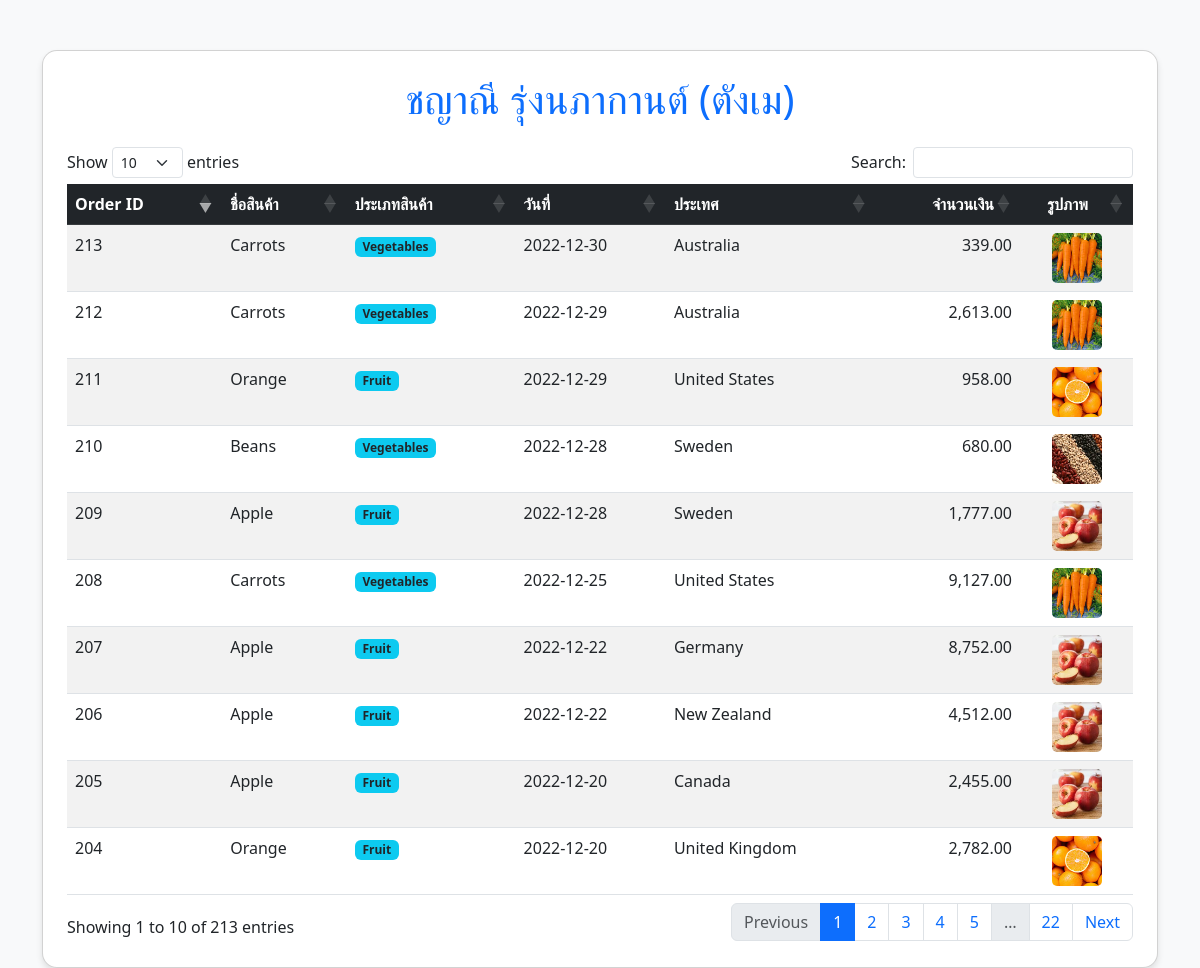
Screenshot of /c.php with the database file from the repository.
### tables this page shows
CREATE TABLE `popsupermarket` (
  `p_order_id` int(11) NOT NULL,
  `p_product_name` varchar(100) NOT NULL,
  `p_category` varchar(100) NOT NULL,
  `p_date` date NOT NULL,
  `p_country` varchar(100) NOT NULL,
  `p_amount` int(9) NOT NULL
);

### c.php (the view, shortened to what this page needs)
<!doctype html>
<html lang="th">
<head>
    <link href="https://cdn.jsdelivr.net/npm/bootstrap@5.3.0/dist/css/bootstrap.min.css" rel="stylesheet">
    <link href="https://cdn.datatables.net/1.13.7/css/dataTables.bootstrap5.min.css" rel="stylesheet">
</head>
<body>
<div class="container">
    <div class="card p-4">
        <h1 class="mb-4 text-primary text-center">ชญาณี รุ่งนภากานต์ (ตังเม)</h1>
        <div class="table-responsive">
            <table id="myTable" class="table table-striped table-hover" style="width:100%">
                <thead class="table-dark">
                    <tr>
                        <th>Order ID</th>
                        <th>ชื่อสินค้า</th>
                        <th>ประเภทสินค้า</th>
                        <th>วันที่</th>
                        <th>ประเทศ</th>
                        <th class="text-end">จำนวนเงิน</th>
                        <th class="text-center">รูปภาพ</th>
                    </tr>
                </thead>
                <tbody>
                <?php
                include_once("connectdb.php");
                $sql = "SELECT * FROM `popsupermarket`";
                $rs = mysqli_query($conn, $sql);
                while ($data = mysqli_fetch_array($rs)) {
                ?>
                    <tr>
                        <td><?php echo $data['p_order_id'];?></td>
                        <td><?php echo $data['p_product_name'];?></td>
                        <td><span class="badge bg-info text-dark"><?php echo $data['p_category'];?></span></td>
                        <td><?php echo $data['p_date'];?></td>
                        <td><?php echo $data['p_country'];?></td>
                        <td align="right"><?php echo number_format($data['p_amount'], 2);?></td>
                        <td align="center">
                            <img src="images/<?php echo $data['p_product_name'];?>.jpg"
                                 width="50" height="50"
                                 onerror="this.src='https://via.placeholder.com/50?text=No+Img'">
                        </td>
                    </tr>
                <?php
                }
                ?>
                </tbody>
            </table>
        </div>
    </div>
</div>
</body>
</html>

### c.php (style rules this page uses)
body { background-color: #f8f9fa; padding-top: 50px; }
.card { border-radius: 15px; box-shadow: 0 4px 6px rgba(0,0,0,0.1); }
.table img { border-radius: 5px; object-fit: cover; }

### rows the page displays
popsupermarket: p_order_id "204", p_product_name "Orange", p_category "Fruit", p_date "2022-12-20", p_country "United Kingdom", p_amount "2,782.00", p_product_name (picture)
popsupermarket: p_order_id "205", p_product_name "Apple", p_category "Fruit", p_date "2022-12-20", p_country "Canada", p_amount "2,455.00", p_product_name (picture)
popsupermarket: p_order_id "206", p_product_name "Apple", p_category "Fruit", p_date "2022-12-22", p_country "New Zealand", p_amount "4,512.00", p_product_name (picture)
popsupermarket: p_order_id "207", p_product_name "Apple", p_category "Fruit", p_date "2022-12-22", p_country "Germany", p_amount "8,752.00", p_product_name (picture)
popsupermarket: p_order_id "208", p_product_name "Carrots", p_category "Vegetables", p_date "2022-12-25", p_country "United States", p_amount "9,127.00", p_product_name (picture)
popsupermarket: p_order_id "209", p_product_name "Apple", p_category "Fruit", p_date "2022-12-28", p_country "Sweden", p_amount "1,777.00", p_product_name (picture)
popsupermarket: p_order_id "210", p_product_name "Beans", p_category "Vegetables", p_date "2022-12-28", p_country "Sweden", p_amount "680.00", p_product_name (picture)
popsupermarket: p_order_id "211", p_product_name "Orange", p_category "Fruit", p_date "2022-12-29", p_country "United States", p_amount "958.00", p_product_name (picture)
popsupermarket: p_order_id "212", p_product_name "Carrots", p_category "Vegetables", p_date "2022-12-29", p_country "Australia", p_amount "2,613.00", p_product_name (picture)
popsupermarket: p_order_id "213", p_product_name "Carrots", p_category "Vegetables", p_date "2022-12-30", p_country "Australia", p_amount "339.00", p_product_name (picture)
